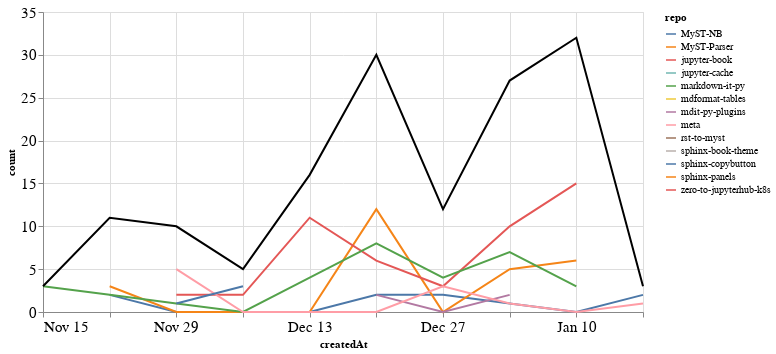

Notebook cell for this chart:
### Markdown cell above
### Comments

### Code cell
comments_time = comments.groupby('repo').resample('W', on='createdAt').count()['author'].reset_index()
comments_time = comments_time.rename(columns={'author': 'count'})
comments_time_total = comments_time.groupby('createdAt').agg({"count": "sum"}).reset_index()
ch1 = alt.Chart(comments_time, width=600).mark_line().encode(
    x='createdAt',
    y='count',
    color='repo',
    tooltip="repo"
)

ch2 = alt.Chart(comments_time_total, width=600).mark_line(color="black").encode(
    x='createdAt',
    y='count',
)

ch1 + ch2

### Figure 1 — Vega-Lite specification as saved in the notebook (floating-point values rounded to 4 significant figures)
{"config": {"axisLeft": {"labelFontSize": 15}, "axisBottom": {"labelFontSize": 15}}, "layer": [{"data": {"name": "data-6b85ba62e8908eb8cd000b340a423a1d"}, "mark": "line", "encoding": {"color": {"type": "nominal", "field": "repo"}, "tooltip": {"type": "nominal", "field": "repo"}, "x": {"type": "temporal", "field": "createdAt"}, "y": {"type": "quantitative", "field": "count"}}, "width": 600}, {"data": {"name": "data-2929b7bc664eca06158fec3f5dbfbe87"}, "mark": {"type": "line", "color": "black"}, "encoding": {"x": {"type": "temporal", "field": "createdAt"}, "y": {"type": "quantitative", "field": "count"}}, "width": 600}], "$schema": "https://vega.github.io/schema/vega-lite/v4.8.1.json", "datasets": {"data-6b85ba62e8908eb8cd000b340a423a1d": [{"repo": "MyST-NB", "createdAt": "2020-11-22T00:00:00", "count": 2}, {"repo": "MyST-NB", "createdAt": "2020-11-29T00:00:00", "count": 0}, {"repo": "MyST-NB", "createdAt": "2020-12-06T00:00:00", "count": 0}, {"repo": "MyST-NB", "createdAt": "2020-12-13T00:00:00", "count": 0}, {"repo": "MyST-NB", "createdAt": "2020-12-20T00:00:00", "count": 2}, {"repo": "MyST-NB", "createdAt": "2020-12-27T00:00:00", "count": 2}, {"repo": "MyST-NB", "createdAt": "2021-01-03T00:00:00", "count": 1}, {"repo": "MyST-NB", "createdAt": "2021-01-10T00:00:00", "count": 0}, {"repo": "MyST-NB", "createdAt": "2021-01-17T00:00:00", "count": 2}, {"repo": "MyST-Parser", "createdAt": "2020-11-22T00:00:00", "count": 3}, {"repo": "MyST-Parser", "createdAt": "2020-11-29T00:00:00", "count": 0}, {"repo": "MyST-Parser", "createdAt": "2020-12-06T00:00:00", "count": 0}, {"repo": "MyST-Parser", "createdAt": "2020-12-13T00:00:00", "count": 0}, {"repo": "MyST-Parser", "createdAt": "2020-12-20T00:00:00", "count": 12}, {"repo": "MyST-Parser", "createdAt": "2020-12-27T00:00:00", "count": 0}, {"repo": "MyST-Parser", "createdAt": "2021-01-03T00:00:00", "count": 5}, {"repo": "MyST-Parser", "createdAt": "2021-01-10T00:00:00", "count": 6}, {"repo": "jupyter-book", "createdAt": "2020-11-29T00:00:00", "count": 2}, {"repo": "jupyter-book", "createdAt": "2020-12-06T00:00:00", "count": 2}, {"repo": "jupyter-book", "createdAt": "2020-12-13T00:00:00", "count": 11}, {"repo": "jupyter-book", "createdAt": "2020-12-20T00:00:00", "count": 6}, {"repo": "jupyter-book", "createdAt": "2020-12-27T00:00:00", "count": 3}, {"repo": "jupyter-book", "createdAt": "2021-01-03T00:00:00", "count": 10}, {"repo": "jupyter-book", "createdAt": "2021-01-10T00:00:00", "count": 15}, {"repo": "jupyter-cache", "createdAt": "2020-11-22T00:00:00", "count": 1}, {"repo": "markdown-it-py", "createdAt": "2020-11-15T00:00:00", "count": 3}, {"repo": "markdown-it-py", "createdAt": "2020-11-22T00:00:00", "count": 2}, {"repo": "markdown-it-py", "createdAt": "2020-11-29T00:00:00", "count": 1}, {"repo": "markdown-it-py", "createdAt": "2020-12-06T00:00:00", "count": 0}, {"repo": "markdown-it-py", "createdAt": "2020-12-13T00:00:00", "count": 4}, {"repo": "markdown-it-py", "createdAt": "2020-12-20T00:00:00", "count": 8}, {"repo": "markdown-it-py", "createdAt": "2020-12-27T00:00:00", "count": 4}, {"repo": "markdown-it-py", "createdAt": "2021-01-03T00:00:00", "count": 7}, {"repo": "markdown-it-py", "createdAt": "2021-01-10T00:00:00", "count": 3}, {"repo": "mdformat-tables", "createdAt": "2020-12-13T00:00:00", "count": 1}, {"repo": "mdit-py-plugins", "createdAt": "2020-12-20T00:00:00", "count": 2}, {"repo": "mdit-py-plugins", "createdAt": "2020-12-27T00:00:00", "count": 0}, {"repo": "mdit-py-plugins", "createdAt": "2021-01-03T00:00:00", "count": 2}, {"repo": "meta", "createdAt": "2020-11-29T00:00:00", "count": 5}, {"repo": "meta", "createdAt": "2020-12-06T00:00:00", "count": 0}, {"repo": "meta", "createdAt": "2020-12-13T00:00:00", "count": 0}, {"repo": "meta", "createdAt": "2020-12-20T00:00:00", "count": 0}, {"repo": "meta", "createdAt": "2020-12-27T00:00:00", "count": 3}, {"repo": "meta", "createdAt": "2021-01-03T00:00:00", "count": 1}, {"repo": "meta", "createdAt": "2021-01-10T00:00:00", "count": 0}, {"repo": "meta", "createdAt": "2021-01-17T00:00:00", "count": 1}, {"repo": "rst-to-myst", "createdAt": "2021-01-10T00:00:00", "count": 8}, {"repo": "sphinx-book-theme", "createdAt": "2020-11-22T00:00:00", "count": 3}, {"repo": "sphinx-copybutton", "createdAt": "2020-11-29T00:00:00", "count": 1}, {"repo": "sphinx-copybutton", "createdAt": "2020-12-06T00:00:00", "count": 3}, {"repo": "sphinx-panels", "createdAt": "2020-11-29T00:00:00", "count": 1}, {"repo": "zero-to-jupyterhub-k8s", "createdAt": "2021-01-03T00:00:00", "count": 1}], "data-2929b7bc664eca06158fec3f5dbfbe87": [{"createdAt": "2020-11-15T00:00:00", "count": 3}, {"createdAt": "2020-11-22T00:00:00", "count": 11}, {"createdAt": "2020-11-29T00:00:00", "count": 10}, {"createdAt": "2020-12-06T00:00:00", "count": 5}, {"createdAt": "2020-12-13T00:00:00", "count": 16}, {"createdAt": "2020-12-20T00:00:00", "count": 30}, {"createdAt": "2020-12-27T00:00:00", "count": 12}, {"createdAt": "2021-01-03T00:00:00", "count": 27}, {"createdAt": "2021-01-10T00:00:00", "count": 32}, {"createdAt": "2021-01-17T00:00:00", "count": 3}]}}
